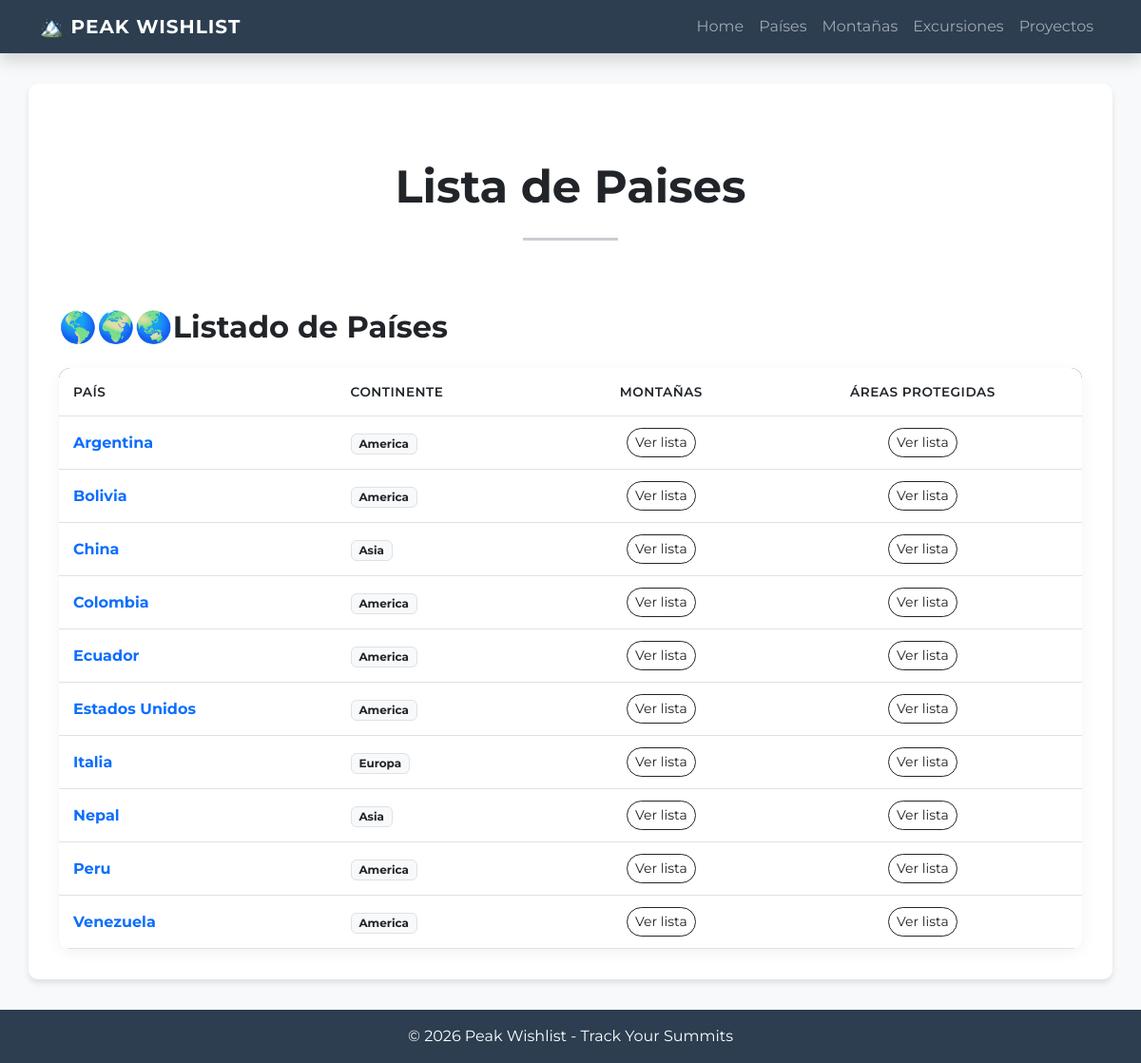
The page /pais/ on the database as committed earlier.
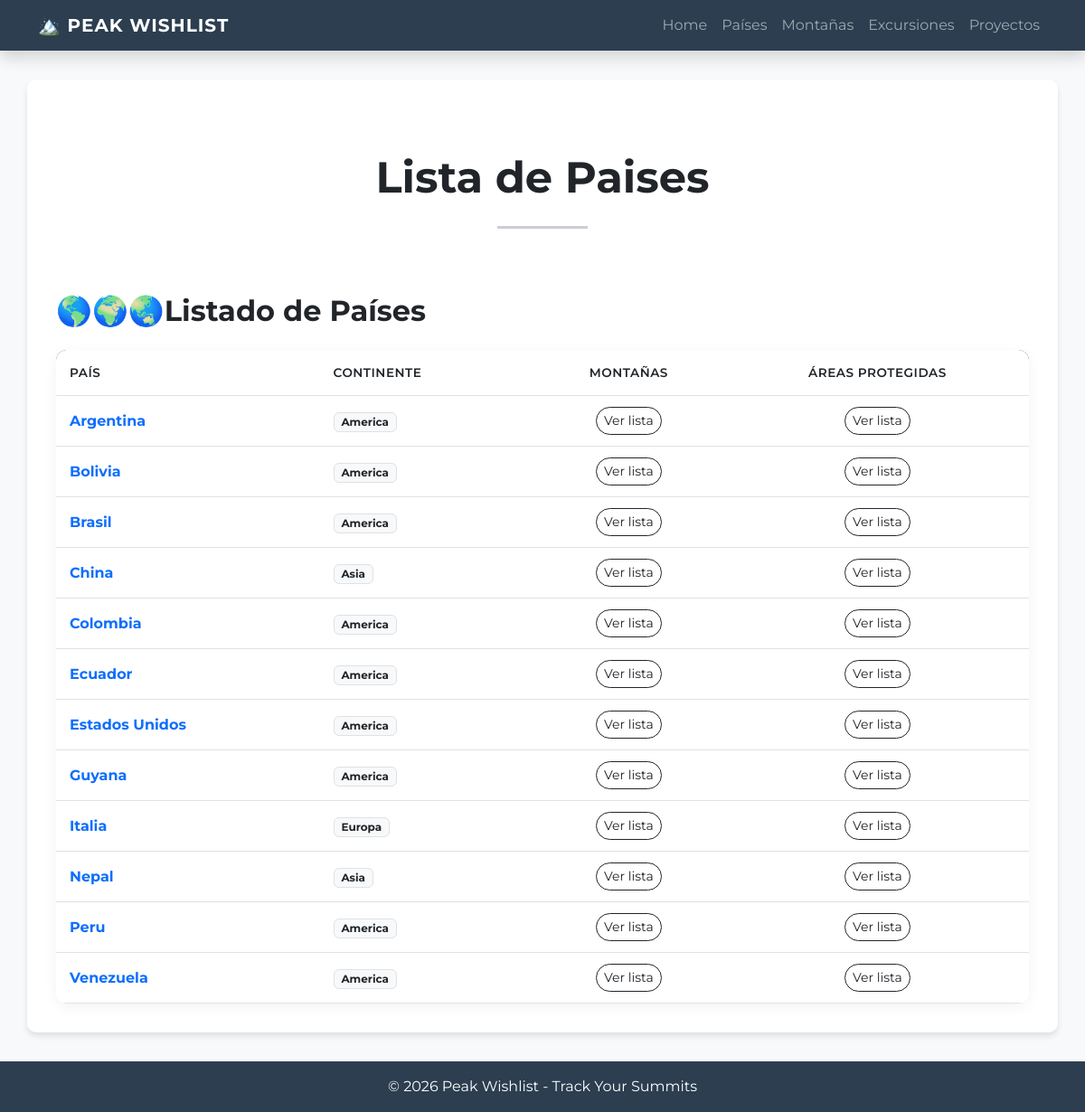
The same page on the database as committed later.
### peak_wishlist/models.py (models this page shows, shortened)
class Pais(models.Model):
    class Continente(models.TextChoices):
        AMERICA = 'America'
        EUROPA = 'Europa'
        AFRICA = 'Africa'
        OCEANIA = 'Oceania'
        ASIA = 'Asia'
    nombre = models.CharField(max_length= 50)
    continente = models.CharField(max_length=20, choices=Continente.choices, null=False)
    class Meta:
        verbose_name="Pais"
        verbose_name_plural="Paises"

### peak_wishlist/views.py (the view)
# urls.py: path('pais/', views.paises, name='pais'),
def paises(request):
    query = models.Pais.objects.all().order_by('nombre')
    return render(request, "peak_wishlist/pais.html", {'paises': query})

### peak_wishlist/templates/peak_wishlist/pais.html (shortened to what this page needs)
{% extends 'peak_wishlist/base.html' %}
{% block contenido %}
<div class="text-center py-5">
    <h3 class="display-5 fw-bold text-dark">Lista de Paises</h3>
    <hr class="my-4 mx-auto" style="width: 100px; border-top: 3px solid #2c3e50;">
</div>
<h2 class="mb-4 text-dark fw-bold">🌎🌍🌏Listado de Países</h2>
<div class="table-container-custom table-responsive">
    <table class="table table-custom mb-0">
        <thead>
            <tr>
                <th>País</th>
                <th>Continente</th>
                <th class="text-center">Montañas</th>
                <th class="text-center">Áreas Protegidas</th>
            </tr>
        </thead>
        <tbody>
            {% for pais in paises %}
            <tr>
                <td class="fw-bold text-primary">{{ pais.nombre }}</td>
                <td>
                    <span class="badge bg-light text-dark border">
                        {{ pais.continente }}
                    </span>
                </td>
                <td class="text-center">
                    <a href="{% url 'peak_wishlist:montanas_por_pais' pais.id %}" class="btn btn-sm btn-outline-dark rounded-pill">Ver lista</a>
                </td>
                <td class="text-center">
                    <a href="#" class="btn btn-sm btn-outline-dark rounded-pill">Ver lista</a>
                </td>
            </tr>
            {% empty %}
            <tr>
                <td colspan="5" class="text-center py-4 text-muted">
                    No hay países registrados todavía.
                </td>
            </tr>
            {% endfor %}
        </tbody>
    </table>
</div>
{% endblock contenido %}

Rows that differ between the two databases and show on the page:
added Pais: nombre "Brasil", continente "America"
added Pais: nombre "Guyana", continente "America"
